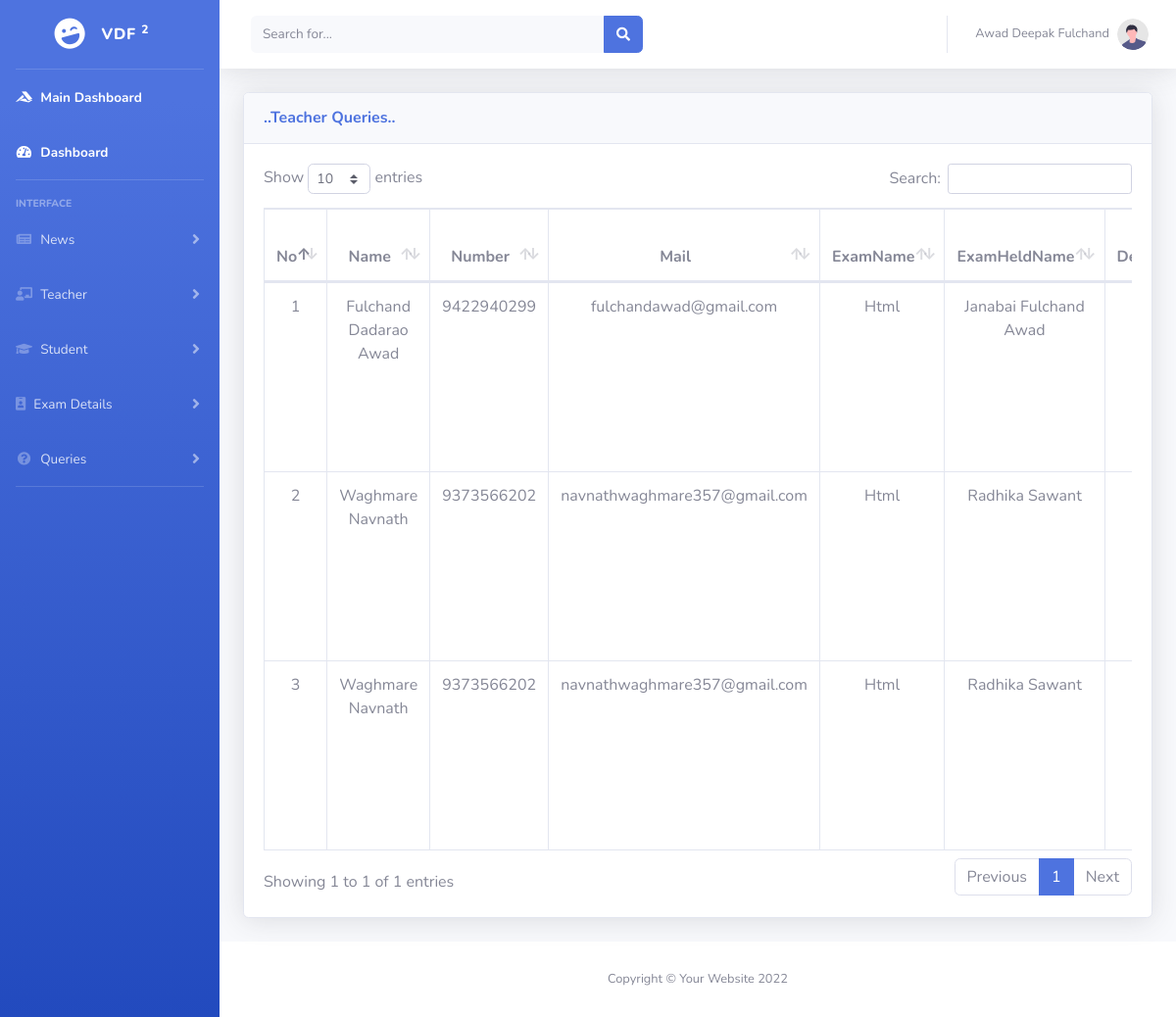
Page /Main/User/Admin/ComputerEngineering/studentsortedqueries.php (signed in) on the committed database.
### tables this page shows
CREATE TABLE `replyquery` (
  `Reply_Id` int(11) NOT NULL,
  `Reply_Name` varchar(50) NOT NULL,
  `Reply_Number` bigint(11) NOT NULL,
  `Reply_Email` varchar(100) NOT NULL,
  `Reply_SName` varchar(100) NOT NULL,
  `Reply_Description` varchar(10000) NOT NULL,
  `Reply_Year` varchar(12) NOT NULL,
  `Reply_Class` bigint(4) NOT NULL,
  `Reply_HeldName` varchar(100) NOT NULL,
  `Reply_Dept` varchar(100) NOT NULL,
  `Reply_Message` varchar(1000) NOT NULL
);

### Main/User/Admin/ComputerEngineering/studentsortedqueries.php (the view, shortened to what this page needs)
<?php
   $number=$_SESSION['Admin_Number'];
      $password=$_SESSION['Admin_Password'];
      if ($_SESSION['Admin_Number'] AND $_SESSION['Admin_Password'] )
      {
      $user ='root';
     $pass = '';
      $db = 'seminar';
     $db = new mysqli('localhost',$user,$pass,$db) or die("unable to connect");
     $sql="SELECT * FROM admin WHERE Admin_Number='".$number."' AND Admin_Password ='".$password."'";
     $result=(mysqli_query($db,$sql));
     $data=mysqli_fetch_assoc($result);
     }else
     {
        header("location:../AdminLogin.php");
     }
    ?>
<!DOCTYPE html>
<html lang="en">
<head>
    <link href="../../../Files/vendor/fontawesome-free/css/all.min.css" rel="stylesheet" type="text/css">
    <link href="../../../Files/css/sb-admin-2.min.css" rel="stylesheet">
    <link href="../../Files/vendor/datatables/dataTables.bootstrap4.min.css" rel="stylesheet">
</head>
<body id="page-top">
    <div id="wrapper">
        <ul class="navbar-nav bg-gradient-primary sidebar sidebar-dark accordion" id="accordionSidebar">
            <a class="sidebar-brand d-flex align-items-center justify-content-center" href="index.html">
                <div class="sidebar-brand-icon rotate-n-15">
                    <i class="fas fa-laugh-wink"></i>
                </div>
                <div class="sidebar-brand-text mx-3">Vdf <sup>2</sup></div>
            </a>
            <hr class="sidebar-divider my-0">
            <li class="nav-item active">
                <a class="nav-link" href="../TeacherMain.php">
                    <i class="fab fa-fw fa-accusoft"></i>
                    <span>Main Dashboard</span></a>
            </li>
            <li class="nav-item active">
                <a class="nav-link" href="ComputerEngineering.php">
                    <i class="fas fa-fw fa-tachometer-alt"></i>
                    <span>Dashboard</span></a>
            </li>
            <hr class="sidebar-divider">
            <div class="sidebar-heading">
                Interface
            </div>
            <li class="nav-item">
                <a class="nav-link collapsed" href="#" data-toggle="collapse" data-target="#collapseOne"
                    aria-expanded="true" aria-controls="collapseUtilities">
                    <i class="fas fa-fw fa-newspaper"></i>
                    <span>News</span>
                </a>
            </li>
            <li class="nav-item">
                <a class="nav-link collapsed" href="#" data-toggle="collapse" data-target="#collapseTwo"
                    aria-expanded="true" aria-controls="collapseUtilities">
                    <i class="fas fa-fw fa-chalkboard-teacher"></i>
                    <span>Teacher</span>
                </a>
            </li>
            <li class="nav-item">
                <a class="nav-link collapsed" href="#" data-toggle="collapse" data-target="#collapseThree"
                    aria-expanded="true" aria-controls="collapseUtilities">
                    <i class="fas fa-fw fa-graduation-cap"></i>
                    <span>Student</span>
                </a>
            </li>
            <li class="nav-item">
                <a class="nav-link collapsed" href="#" data-toggle="collapse" data-target="#collapseFour"
                    aria-expanded="true" aria-controls="collapseUtilities">
                    <i class="fa fa-id-badge"></i>
                    <span>Exam Details</span>
                </a>
            </li>
            <li class="nav-item">
                <a class="nav-link collapsed" href="#" data-toggle="collapse" data-target="#collapseFive"
                    aria-expanded="true" aria-controls="collapseUtilities">
                    <i class="fas fa-fw fa-question-circle"></i>
                    <span>Queries</span>
                </a>
            </li>
           <hr class="sidebar-divider d-none d-md-block">
        </ul>
        <div id="content-wrapper" class="d-flex flex-column">
            <div id="content">
                <nav class="navbar navbar-expand navbar-light bg-white topbar mb-4 static-top shadow">
                    <form
                        class="d-none d-sm-inline-block form-inline mr-auto ml-md-3 my-2 my-md-0 mw-100 navbar-search">
                        <div class="input-group">
                            <input type="text" class="form-control bg-light border-0 small" placeholder="Search for..."
                                aria-label="Search" aria-describedby="basic-addon2">
                            <div class="input-group-append">
                                <button class="btn btn-primary" type="button">
                                    <i class="fas fa-search fa-sm"></i>
                                </button>
                            </div>
                        </div>
                    </form>
                    <ul class="navbar-nav ml-auto">
                        <li class="nav-item dropdown no-arrow">
                            <a class="nav-link dropdown-toggle" href="#" id="userDropdown" role="button"
                                data-toggle="dropdown" aria-haspopup="true" aria-expanded="false">
                                <span class="mr-2 d-none d-lg-inline text-gray-600 small"><?php echo $data['Admin_Name'];?></span>
                                <img class="img-profile rounded-circle"
                                    src="../../../Files/img/undraw_profile.svg">
                            </a>
                        </li>
                    </ul>
                </nav>
                <div class="container-fluid">
                            <div class="card shadow mb-4">
                        <div class="card-header py-3">
                            <h6 class="m-0 font-weight-bold text-primary">..Teacher Queries..</h6>
                        </div>
                        <div class="card-body">
                            <div class="table-responsive">
                                <table class="table table-bordered" id="dataTable" width="100%" cellspacing="0" style="text-align: center;">
                                    <thead >
                                        <tr>
                                            <th>No</th>
                                            <th>Name</th>
                                            <th>Number</th>
                                            <th>Mail</th>
                                            <th>ExamName</th>
                                            <th>ExamHeldName</th>
                                            <th>Description</th>
                                        </tr>
                                    </thead>
                                    <?php
                         $user ='root';
                         $pass = '';
                          $db = 'seminar';
                          $c =1;
                        $db = new mysqli('localhost',$user,$pass,$db) or die("unable to connect");
                        $sql="SELECT * FROM replyquery WHERE Reply_Dept='ComputerEngineering'";
                        $result=(mysqli_query($db,$sql));
                        while($data=mysqli_fetch_assoc($result))
                        {
                            ?>
                                    <tbody>
                                        <tr>
                                             <td><?php echo $c++;?></td>
                                            <td><?php echo $data['Reply_SName'];?></td>
                                            <td><?php echo $data['Reply_Number'];?></td>
                                            <td><?php echo $data['Reply_Email'];?></td>
                                            <td><?php echo $data['Reply_Name'];?></td>
                                             <td><?php echo $data['Reply_HeldName'];?></td>
                                            <td><?php echo $data['Reply_Description'];?></td>
                                        </tr>
                                    </tbody>
                                     <?php }?>
                                </table>
                            </div>
                        </div>
                    </div>
                   </div>
            </div>
            <footer class="sticky-footer bg-white">
                <div class="container my-auto">
                    <div class="copyright text-center my-auto">
                        <span>Copyright &copy; Your Website 2022</span>
                    </div>
                </div>
            </footer>
        </div>
    </div>
</body>
</html>

### rows in the picture
replyquery: Reply_SName "Fulchand Dadarao Awad", Reply_Number "9422940299", Reply_Email "fulchandawad@gmail.com", Reply_Name "Html", Reply_HeldName "Janabai Fulchand Awad"
replyquery: Reply_SName "Waghmare Navnath", Reply_Number "9373566202", Reply_Email "navnathwaghmare357@gmail.com", Reply_Name "Html", Reply_HeldName "Radhika Sawant"
replyquery: Reply_SName "Waghmare Navnath", Reply_Number "9373566202", Reply_Email "navnathwaghmare357@gmail.com", Reply_Name "Html", Reply_HeldName "Radhika Sawant"

### other values in the picture
$data['Admin_Name'] "Awad Deepak Fulchand"
